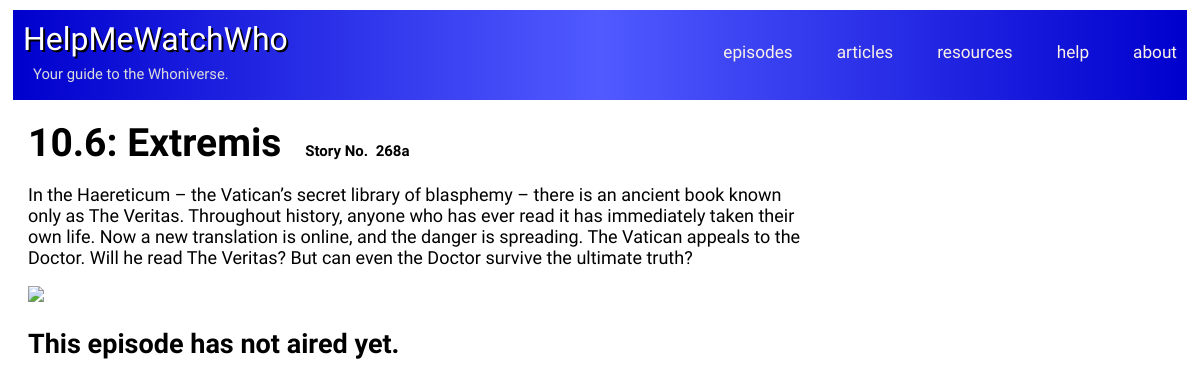
The page /unaired.php?episodeID=515 on the database its author committed.
### tables this page shows
CREATE TABLE IF NOT EXISTS `Episodes` (
  `EpisodeID` int(11) NOT NULL,
  `Type` int(11) NOT NULL,
  `Title` varchar(100) NOT NULL,
  `Season` varchar(50) NOT NULL,
  `Story` varchar(50) NOT NULL,
  `Description` text NOT NULL,
  PRIMARY KEY (`EpisodeID`)
);

### helper.php (called while the page is built, shortened)
<?php
function db_connect() {
    static $connection;
    if(!isset($connection)) {
        $config = parse_ini_file('/var/www/config.ini');
        $connection = mysqli_connect('localhost', $config['username'], $config['password'], $config['dbname']);
    }
    return $connection;
}
function db_query($query) {
    $connection = db_connect();
    $result = mysqli_query($connection,$query);
    return $result;
}
function db_select($query) {
    $rows = array();
    $result = db_query($query);
    while ($row = mysqli_fetch_assoc($result)) {
        $rows[] = $row;
    }
    return $rows;
}
function db_quote($value) {
    $connection = db_connect();
    return "'" . mysqli_real_escape_string($connection,$value) . "'";
}
?>

### unaired.php (the view, shortened to what this page needs)
<?php
	require("helper.php");
	$episodeID = db_quote($_GET['episodeID']);
	$rows = db_select("SELECT * FROM `Episodes` WHERE `EpisodeID` = $episodeID");
	$title = $rows[0][Title];
	$desc = $rows[0][Description];
	$season = $rows[0][Season];
	$story = $rows[0][Story];
?>
<!DOCTYPE html>
<html>
<head>
	<link type="text/css" rel="stylesheet" href="episodes style.css">
	<link type="text/css" rel="stylesheet" href="link-colors.css">
</head>
<?php include("header.php"); ?>
<body onLoad="sortEpisodes();">
<div id="everything">
<div id="left">
	<h1><?php echo $season; ?>: <?php echo $title; ?></h1>
	<?php
		if ($story != '') {
			echo "<h3>Story&nbsp;No.&nbsp; $story</h3>";
		};
	?>
	<?php
		$epIDnoQuotes = str_replace("'", "", $episodeID);
	?>
	<p><?php echo $desc; ?></p>
	<img <?php echo "src='Screencaps/" . $epIDnoQuotes . ".jpg'"; ?>/>
	<br>
	<h2>This episode has not aired yet.</h2>
	</div>
<div id ="right">
</div>
</div>
</body>
</html>

### episodes style.css (style rules this page uses)
#everything { font-family: 'Maven Pro', sans-serif; margin-left: 20px; }
h1 { font-size: calc(3px + 3vw); display: inline; margin-bottom: 0px; }
h3 { display: inline; margin-left: 20px; font-size: calc(3px + 1vw); }
h2 { font-size: calc(3px + 2vw); margin-bottom: 4px; display: inline-block; }
p { font-size: calc(6px + 1vw); }
img { width: 40vw; height: auto; }
#left { margin-right: 33%; }
#right { margin-left: 10px; float: right; width: 33%; display: inline-block; position: fixed; top: 100px; right: 0px; text-align: right; height: 100%; overflow: auto; margin-right: 20px; }

### header style.css (style rules this page uses)
body { font-family: 'Maven Pro', sans-serif; }

### rows shown on the page
episodes: Season "10.6", Title "Extremis", Story "268a", Description "In the Haereticum – the Vatican’s secret library of blasphemy – there is an ancient book known only as The Veritas. Throughout history, anyone who has ever read it has immediately taken their own life. Now a new translation is online, and the danger is spreading. The Vatican appeals to the Doctor. Will he read The Veritas? But can even the Doctor survive the ultimate truth?"
